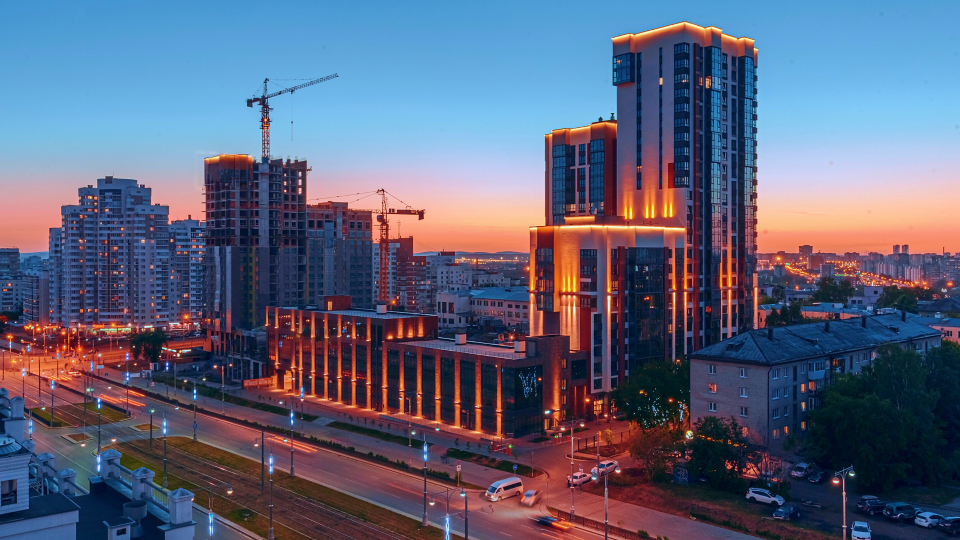
#> input picture 07_Презентация/photo/ekb_dusk.jpg, 2880 x 1620 px, found by its file name (shown at 1/3 size)
$ python make_hero_sizes.py
#> lines starting #> are read from the running program, lines starting #| are printed output that depends on the picture
"""Уменьшенные копии больших фоновых фото для srcset: <имя>-1280.jpg и <имя>-1920.jpg рядом с оригиналом.
Оригинал (2880 px) остаётся для широких экранов. Запуск из папки site: py -3 tools/make_hero_sizes.py
После замены фото в списке — запустить снова (копии перезаписываются)."""
import os
from PIL import Image

ROOT = os.path.join(os.path.dirname(__file__), '..', 'public', 'assets', 'img')
HEROES = ['ekb_dusk.jpg', 'ekb_aerial.jpg', 'ekb_city.jpg', 'ba_after.jpg', 'houses/y195_1.jpg']

for name in HEROES:
    src = os.path.join(ROOT, name)
    im = Image.open(src).convert('RGB')
#> im is the input picture: PIL image 2880x1620 RGB; mean R, G, B 93.1, 98.4, 122.3
    for w in (1280, 1920):
        if im.width <= w:
            continue
        out = src[:-4] + f'-{w}.jpg'
        im.resize((w, round(im.height * w / im.width)), Image.LANCZOS).save(out, 'JPEG', quality=82, optimize=True, progressive=True)
        print(os.path.relpath(out, ROOT), os.path.getsize(out) // 1024, 'KB')
#> this loop made 2 passes
#> pass 1, `im.resize((w, round(im.height * w / im.width)), Image.LANCZOS).save(ou..`:
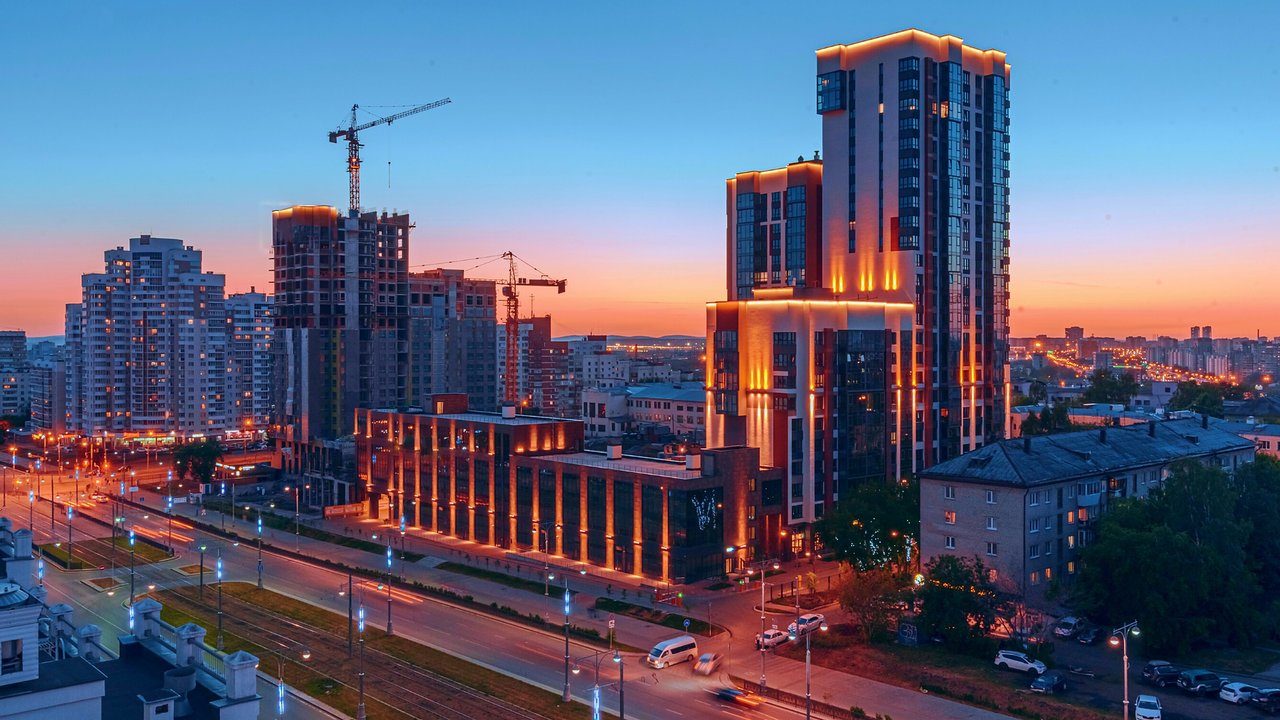
#> saved as ekb_dusk-1280.jpg: PIL image 1280x720 RGB; mean R, G, B 93.1, 98.4, 122.3
#> pass 2 of the loop `for name in HEROES:`:
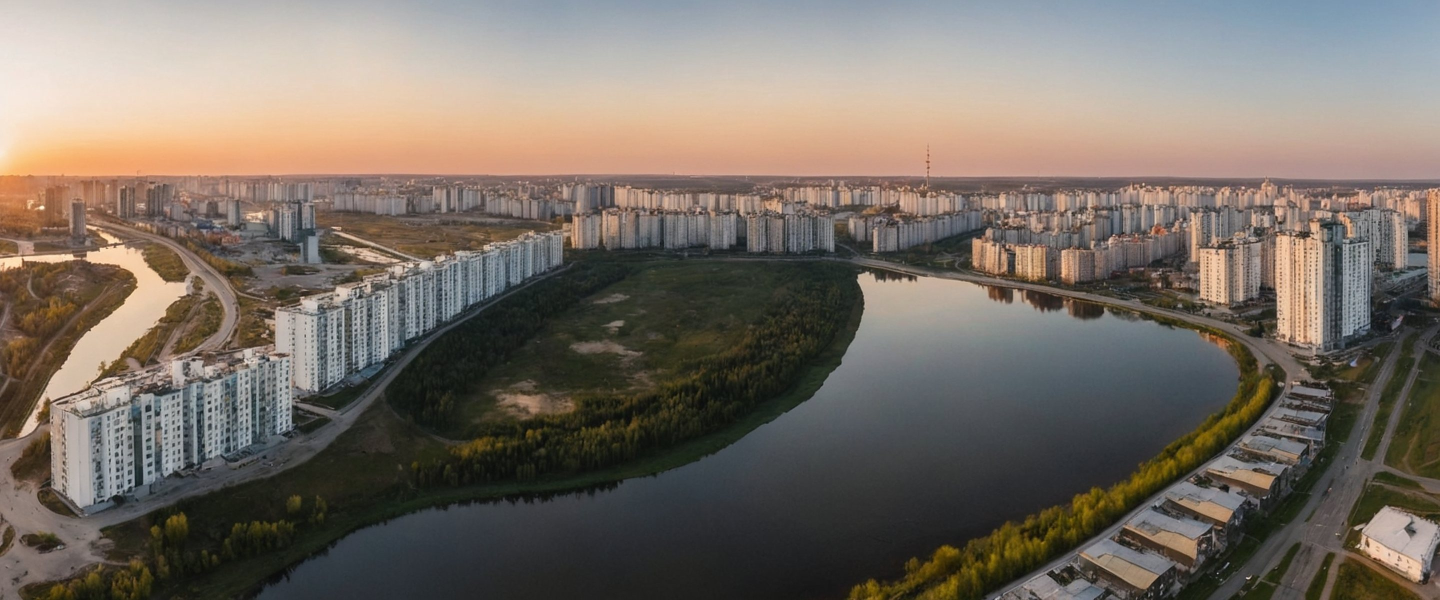
#> input picture 07_Презентация/photo/ekb_aerial.jpg, 2880 x 1200 px, found by its file name (shown at 1/2 size)
#> im is the input picture: PIL image 2880x1200 RGB; mean R, G, B 119.4, 110.4, 101.4
#> the loop `for w in (1280, 1920):` made 2 passes
#| ekb_aerial-1280.jpg 99 KB
#| ekb_aerial-1920.jpg 189 KB
#> pass 1, `im.resize((w, round(im.height * w / im.width)), Image.LANCZOS).save(ou..`:
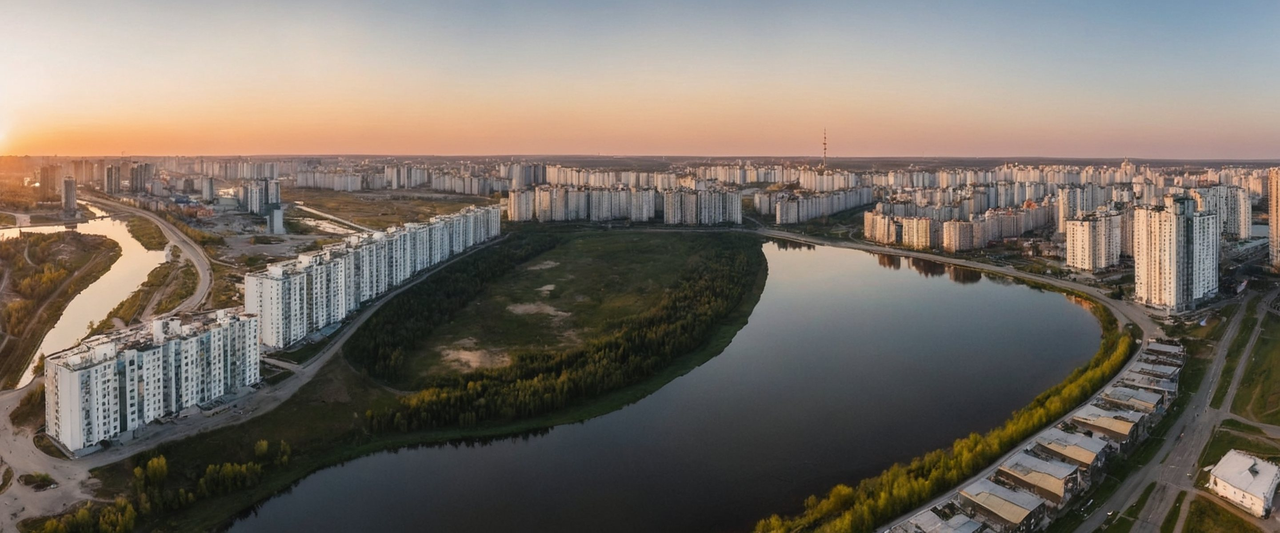
#> saved as ekb_aerial-1280.jpg: PIL image 1280x533 RGB; mean R, G, B 119.4, 110.4, 101.4
#> pass 3 of the loop `for name in HEROES:`:
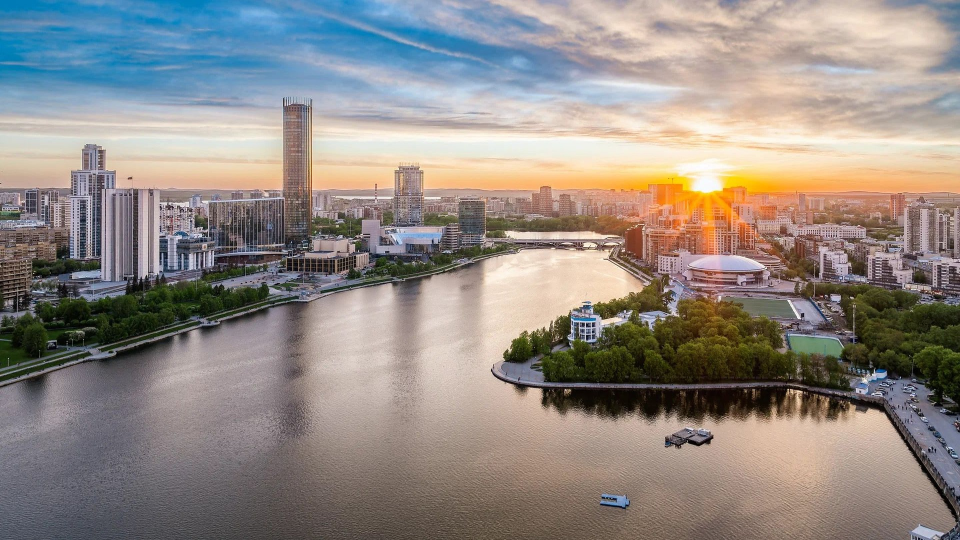
#> input picture 07_Презентация/photo/ekb_city.jpg, 2880 x 1620 px, found by its file name (shown at 1/3 size)
#> im is the input picture: PIL image 2880x1620 RGB; mean R, G, B 146, 138.7, 133.4
#> the loop `for w in (1280, 1920):` made 2 passes
#| ekb_city-1280.jpg 195 KB
#| ekb_city-1920.jpg 401 KB
#> pass 1, `im.resize((w, round(im.height * w / im.width)), Image.LANCZOS).save(ou..`:
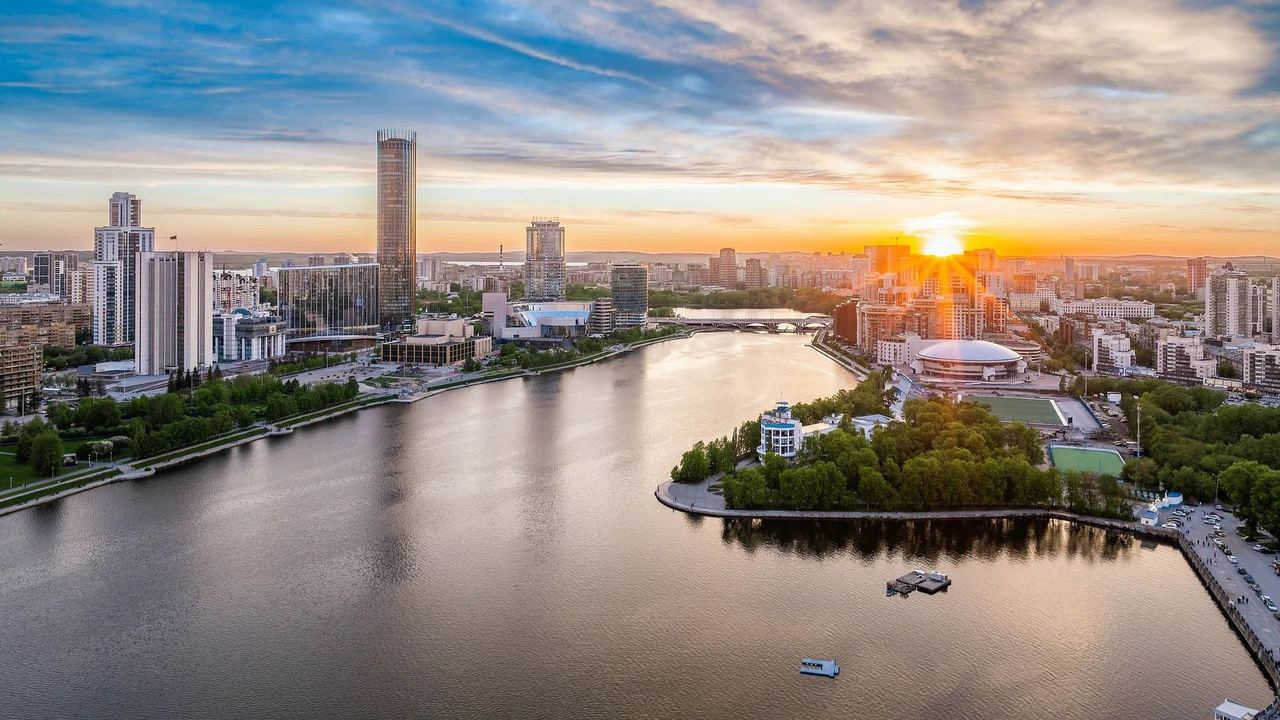
#> saved as ekb_city-1280.jpg: PIL image 1280x720 RGB; mean R, G, B 146, 138.7, 133.4
#> the loop made 5 passes; the first 3 are shown
